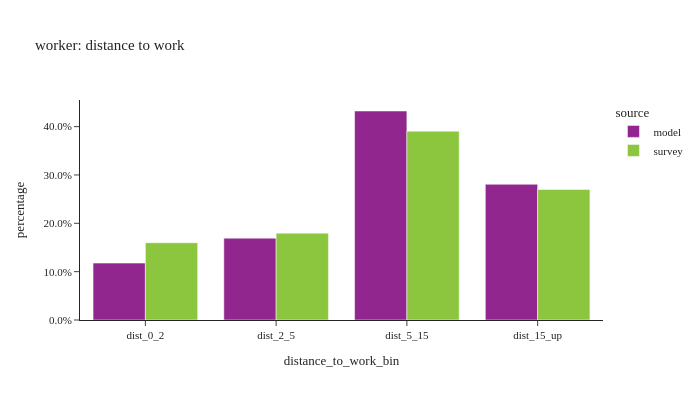
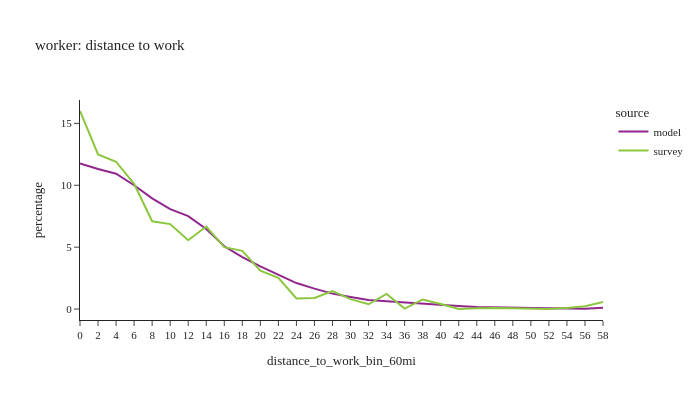

Notebook code for these charts, in order:
### Code cell
# plot1
util.plot_share_barchart(per_data, 'person_weight', 'distance_to_work_bin', title="worker: distance to work")

# plot2
df_plot = per_data.groupby(['source','distance_to_work_bin_60mi'], observed=True)['person_weight'].sum().reset_index()
df_plot['percentage'] = df_plot.groupby(['source'], group_keys=False)['person_weight'].\
            apply(lambda x: 100 * x / float(x.sum()))
# df_plot
#
fig2 = px.line(df_plot, x='distance_to_work_bin_60mi', y="percentage", color="source",
                title="worker: distance to work")
fig2.for_each_annotation(lambda a: a.update(text = a.text.split("=")[-1]))
fig2.update_layout(height=400, width=700, font=dict(size=11))
fig2.show()

### Figure 1 — Plotly figure (JSON) as saved in the notebook; plotly's stock layout.template omitted (floating-point values rounded to 4 significant figures)
{"data": [{"alignmentgroup": "True", "customdata": [[232900.0, 232900.0], [334800.0, 334800.0], [855100.0, 855100.0], [555300.0, 555300.0]], "hovertemplate": "source=model<br>distance_to_work_bin=%{x}<br>percentage=%{y}<br>weighted_sum=%{customdata[0]}<br>sample_size=%{customdata[1]}<extra></extra>", "legendgroup": "model", "marker": {"color": "#91268F", "pattern": {"shape": ""}}, "name": "model", "offsetgroup": "model", "orientation": "v", "showlegend": true, "textposition": "auto", "type": "bar", "x": ["dist_0_2", "dist_2_5", "dist_5_15", "dist_15_up"], "xaxis": "x", "y": [0.1177, 0.1693, 0.4323, 0.2807], "yaxis": "y"}, {"alignmentgroup": "True", "customdata": [[279700.0, 653.0], [314600.0, 621.0], [683900.0, 1034.0], [472900.0, 578.0]], "hovertemplate": "source=survey<br>distance_to_work_bin=%{x}<br>percentage=%{y}<br>weighted_sum=%{customdata[0]}<br>sample_size=%{customdata[1]}<extra></extra>", "legendgroup": "survey", "marker": {"color": "#8CC63E", "pattern": {"shape": ""}}, "name": "survey", "offsetgroup": "survey", "orientation": "v", "showlegend": true, "textposition": "auto", "type": "bar", "x": ["dist_0_2", "dist_2_5", "dist_5_15", "dist_15_up"], "xaxis": "x", "y": [0.1597, 0.1797, 0.3905, 0.2701], "yaxis": "y"}], "layout": {"barmode": "group", "height": 400, "legend": {"title": {"text": "source"}, "tracegroupgap": 0}, "title": {"text": "worker: distance to work"}, "width": 700, "xaxis": {"anchor": "y", "domain": [0.0, 1.0], "title": {"text": "distance_to_work_bin"}}, "yaxis": {"anchor": "x", "domain": [0.0, 1.0], "tickformat": ".1%", "title": {"text": "percentage"}}}}

### Figure 2 — Plotly figure (JSON) as saved in the notebook; plotly's stock layout.template omitted (floating-point values rounded to 4 significant figures)
{"data": [{"hovertemplate": "source=model<br>distance_to_work_bin_60mi=%{x}<br>percentage=%{y}<extra></extra>", "legendgroup": "model", "line": {"color": "#91268F", "dash": "solid"}, "marker": {"symbol": "circle"}, "mode": "lines", "name": "model", "orientation": "v", "showlegend": true, "type": "scatter", "x": ["0", "2", "4", "6", "8", "10", "12", "14", "16", "18", "20", "22", "24", "26", "28", "30", "32", "34", "36", "38", "40", "42", "44", "46", "48", "50", "52", "54", "56", "58"], "xaxis": "x", "y": [11.77, 11.32, 10.93, 10.0, 8.943, 8.069, 7.506, 6.468, 5.075, 4.188, 3.449, 2.75, 2.102, 1.651, 1.245, 0.9719, 0.7276, 0.6225, 0.5133, 0.4163, 0.3157, 0.2426, 0.1738, 0.1314, 0.09671, 0.07254, 0.05728, 0.04039, 0.03129, 0.1157], "yaxis": "y"}, {"hovertemplate": "source=survey<br>distance_to_work_bin_60mi=%{x}<br>percentage=%{y}<extra></extra>", "legendgroup": "survey", "line": {"color": "#8CC63E", "dash": "solid"}, "marker": {"symbol": "circle"}, "mode": "lines", "name": "survey", "orientation": "v", "showlegend": true, "type": "scatter", "x": ["0", "2", "4", "6", "8", "10", "12", "14", "16", "18", "20", "22", "24", "26", "28", "30", "32", "34", "36", "38", "40", "42", "44", "46", "48", "50", "52", "54", "56", "58"], "xaxis": "x", "y": [16.0, 12.49, 11.9, 10.11, 7.093, 6.864, 5.555, 6.665, 5.0, 4.705, 3.11, 2.517, 0.8613, 0.8959, 1.449, 0.8052, 0.3855, 1.22, 0.03913, 0.7763, 0.408, 0.005382, 0.06447, 0.09449, 0.05663, 0.04206, 0.005167, 0.07948, 0.2228, 0.5789], "yaxis": "y"}], "layout": {"font": {"size": 11}, "height": 400, "legend": {"title": {"text": "source"}, "tracegroupgap": 0}, "title": {"text": "worker: distance to work"}, "width": 700, "xaxis": {"anchor": "y", "domain": [0.0, 1.0], "title": {"text": "distance_to_work_bin_60mi"}}, "yaxis": {"anchor": "x", "domain": [0.0, 1.0], "title": {"text": "percentage"}}}}
